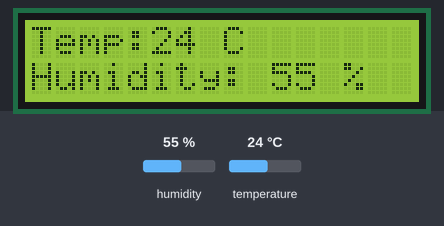
Recording of a sketch running on a simulated Arduino Uno, built with avr-gcc and run on an emulated ATmega328P. Parts: 16×2 character LCD. The test bench sets the inputs (shaded band); at power-on: humidity 55 %, temperature 24 °C. What the sketch prints to the serial monitor is not drawn.

Above: at 2.6 s.
2.7 s: humidity set to 22 %
At 4.8 s:
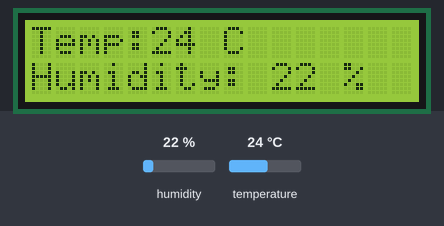
5.7 s: temperature set to 12 °C
At 9.7 s:
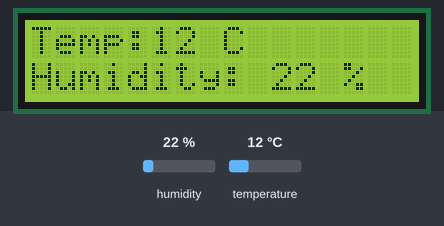
10.0 s: humidity set to 40 %
At 13.6 s:
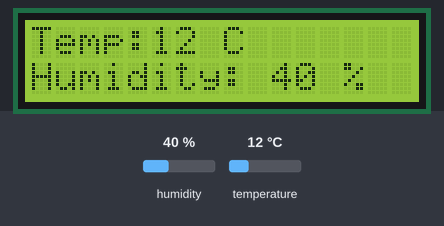
14.3 s: temperature set to 19 °C
At 18.5 s:
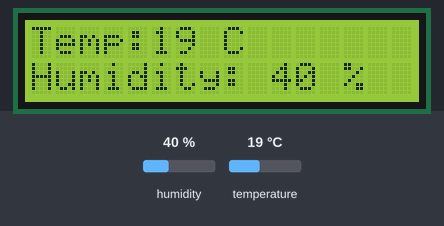
Timing chart, 0 to 19.6 s (numbered marks = the images above; inputs shaded):
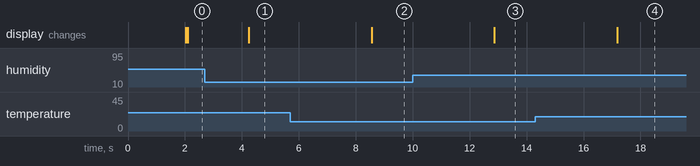

The sketch:

temphd.ino
```cpp
#include <Adafruit_Sensor.h>

#include <DHT.h>
#include <DHT_U.h>

#include <LiquidCrystal.h>
LiquidCrystal lcd(12, 11,6, 5, 4, 3);

// Example testing sketch for various DHT humidity/temperature sensors

#define DHTPIN 8    // what pin we're connected to

// Uncomment whatever type you're using!
#define DHTTYPE DHT11   // DHT 11
//#define DHTTYPE DHT22   // DHT 22  (AM2302)
//#define DHTTYPE DHT21   // DHT 21 (AM2301)

// Connect pin 1 (on the left) of the sensor to +5V
// Connect pin 2 of the sensor to whatever your DHTPIN is
// Connect pin 4 (on the right) of the sensor to GROUND
// Connect a 10K resistor from pin 2 (data) to pin 1 (power) of the sensor

DHT dht(DHTPIN, DHTTYPE);

void setup() {
  Serial.begin(9600);
  Serial.println("DHTxx test!");
 delay(1000);
  dht.begin();
}

void loop() {

  int h = dht.readHumidity();
  int t = dht.readTemperature();

  // check if returns are valid, if they are NaN (not a number) then something went wrong!
  if (isnan(t) || isnan(h)) {
    Serial.println("Failed to read from DHT");
     lcd.begin(16, 2);
  lcd.setCursor(0,0);
  lcd.print("Failed to read from DHT");
     delay(1000);
  } else {
    Serial.print("Humidity: ");
    Serial.print(h);
    Serial.print(" %\t");
    Serial.print("Temperature: ");
    Serial.print(t);
    Serial.println(" *C");
     delay(1000);
     lcd.begin(16, 2);
  lcd.setCursor(0,0);
  lcd.print("Temp: ");
    lcd.setCursor(5,0);
  lcd.print(t);
    lcd.setCursor(8,0);
  lcd.print("C");
   lcd.setCursor(0,1);
  lcd.print("Humidity: ");
    lcd.setCursor(10,1);
  lcd.print(h);
  lcd.setCursor(13,1);
  lcd.print("%");
  }
}
```

Measured:
- after the input at 2.7 s, the display: changes after 1.5 s (image 1)
- after the input at 5.7 s, the display: changes after 2.9 s (image 2)
- after the input at 10.0 s, the display: changes after 2.9 s (image 3)
- after the input at 14.3 s, the display: changes after 2.9 s (image 4)
